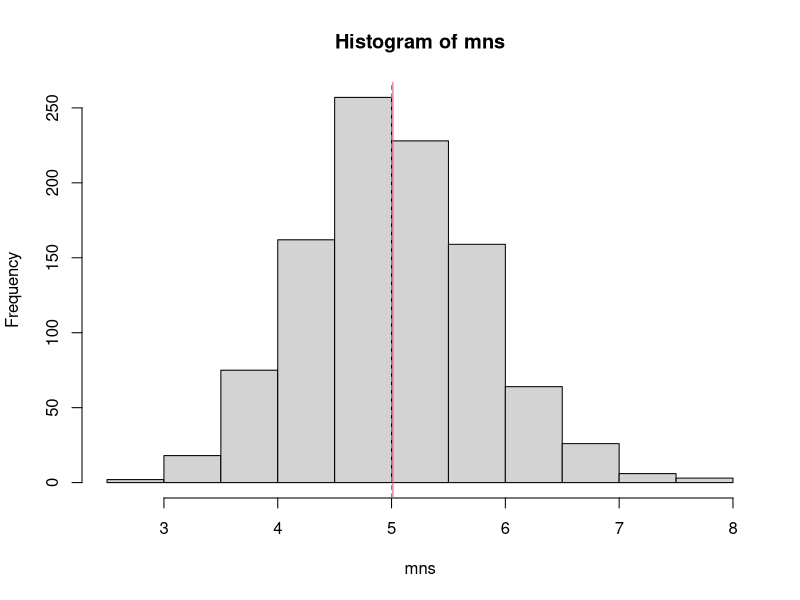
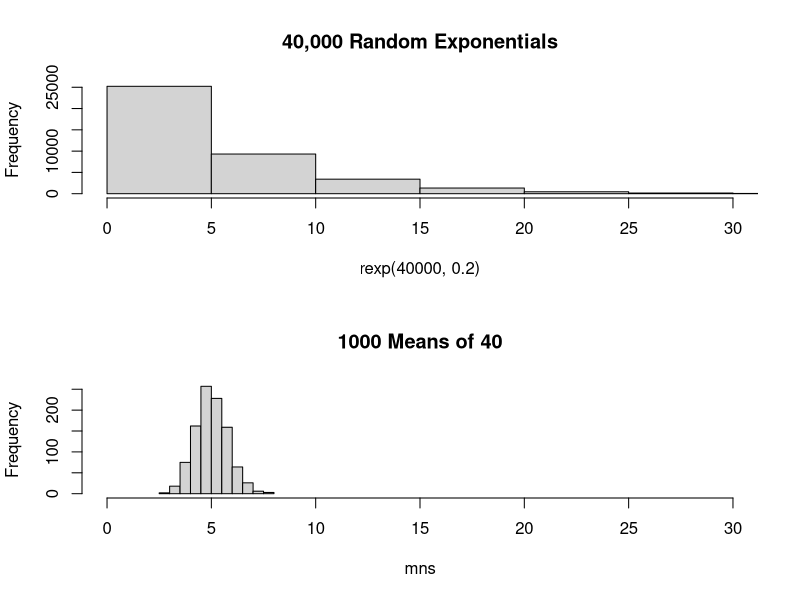

These charts were generated, in order, by the following R code:
## ---- chunk 1
mns = NULL
set.seed(123)
for (i in 1 : 1000) mns = c(mns, mean(rexp(40, 0.2)))

## ---- chunk 2
mean(mns) # center of simulated means
## ---- chunk 3
hist(mns)
abline(v=mean(mns), col=2)
abline(v=1/0.2, col=2, lty=2)
## ---- chunk 4
var(mns) # variance of simulated means
(1/0.2)^2/40 # theoretical variance of means of 40 exponentials, lambda=0.2

## ---- chunk 5
par(mfrow = c(2,1))
set.seed(123)
hist(rexp(40000,0.2), main="40,000 Random Exponentials", xlim=c(0,30))
hist(mns, main="1000 Means of 40", xlim=c(0,30))

